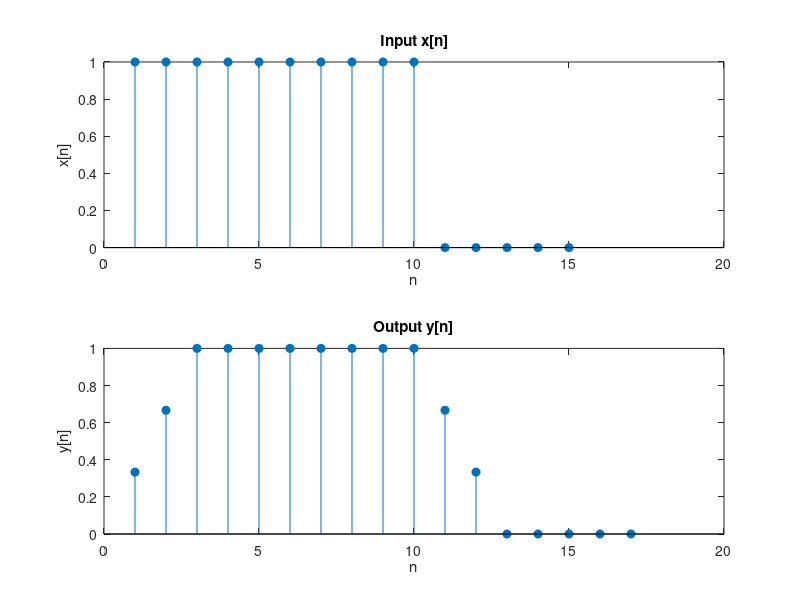

MATLAB code to generate this figure:
xx = [ones(1,10) zeros(1,5)];

bb = 1/3 * ones(1,3);

yy = conv(xx,bb);

subplot(2,1,1)
stem(xx,'filled')
title('Input x[n]')
xlabel('n')
ylabel('x[n]')

subplot(2,1,2)
stem(yy,'filled')
title('Output y[n]')
xlabel('n')
ylabel('y[n]')
